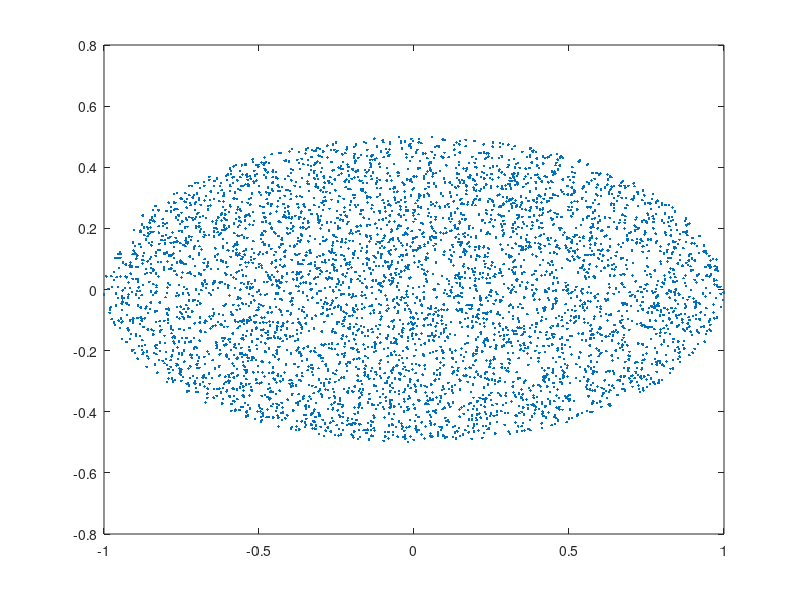

MATLAB code to generate this figure: (Note: this script raises an error after producing the figure.)
%% Initialization
clear all; close all; clc;

N_POINTS= [5000, 20* 1000, 50*1000, 1000*1000];

X_LENGTH= 2;
Y_LENGTH= 1;

%% Generating points
for nPoints= N_POINTS
    
    %this is uniform due to the definition of uniform random number in a
    %region of a plane
    nP= 0;
    xPoints= zeros(1, nPoints); yPoints= zeros(1, nPoints);
    while(nP < nPoints)
        %choosing a random number from the rectangle
        %[-X_LENGTH/2,X_LENGTH/2]*[-Y_LENGTH/2,Y_LENGTH/2]
        x= rand()*X_LENGTH-X_LENGTH/2;  y= rand()*Y_LENGTH-Y_LENGTH/2;
        
        %check to see if the point is in the ellipses
        if(x^2+4*y^2<=1)
            nP= nP+1;
            xPoints(nP)= x; yPoints(nP)= y;
        end
    end

    % output
    fig= figure('Name', sprintf('%d pseudo-randomly and uniformly selected points in x^2 + 4y^2 <= 1.', nPoints),...
                'NumberTitle','off');
    plot(xPoints, yPoints, '.');
    myDefaultFigureProperties(fig);
    xlabel('X', 'FontWeight', 'bold');
    ylabel('Y', 'FontWeight', 'bold');
end